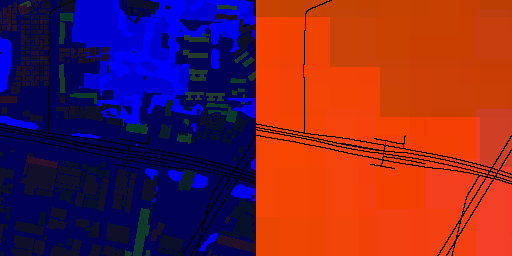
#> input picture urban_images/1012.png, 512 x 256 px; its folder holds only this picture in this run
$ python image_cut.py
#> lines starting #> are read from the running program, lines starting #| are printed output that depends on the picture
import os
from PIL import Image

base_dir = os.path.expanduser("urban_images")
left_dir = os.path.join("left")
right_dir = os.path.join("right")

os.makedirs(left_dir, exist_ok=True)
os.makedirs(right_dir, exist_ok=True)

for filename in os.listdir(base_dir):
    img_path = os.path.join(base_dir, filename)
    img = Image.open(img_path)
#> img is the input picture: PIL image 512x256 RGB; mean R, G, B 113.3, 34.8, 55.6

    left_img = img.crop((0, 0, 256, 256))
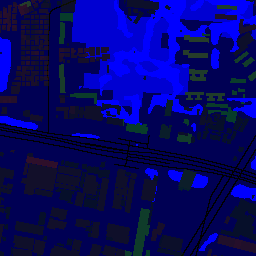
#> left_img: PIL image 256x256 RGB; mean R, G, B 4.4, 6, 101.9
    right_img = img.crop((256, 0, 512, 256))
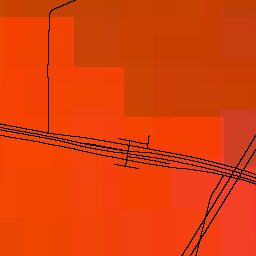
#> right_img: PIL image 256x256 RGB; mean R, G, B 222.2, 63.6, 9.2

    left_img.save(os.path.join(left_dir, filename))
    right_img.save(os.path.join(right_dir, filename))

print("Done!")

$ run again, on urban_images/1084.png
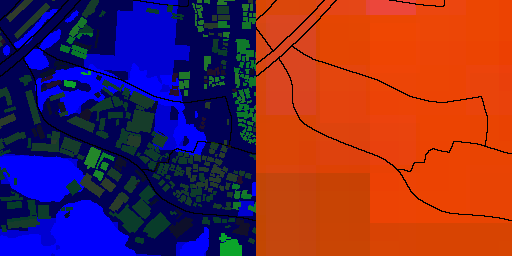
#> input picture urban_images/1084.png, 512 x 256 px
#> img is the input picture: PIL image 512x256 RGB; mean R, G, B 112.5, 42.5, 62.5
#> `left_img = img.crop((0, 0, 256, 256))`:
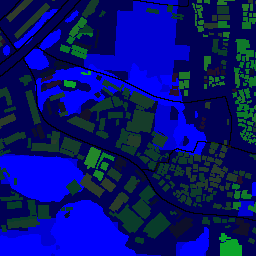
#> left_img: PIL image 256x256 RGB; mean R, G, B 5.3, 18, 116.4
#> `right_img = img.crop((256, 0, 512, 256))`:
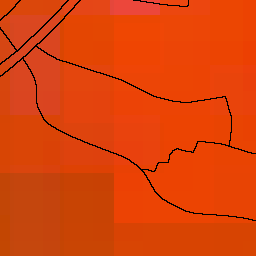
#> right_img: PIL image 256x256 RGB; mean R, G, B 219.8, 67.1, 8.6

$ run again, on urban_images/1101.png
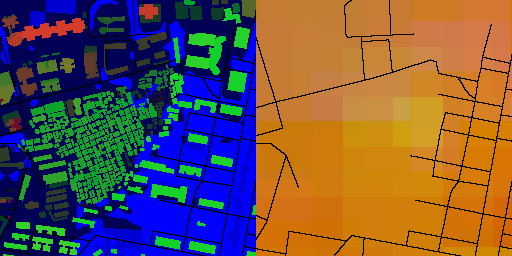
#> input picture urban_images/1101.png, 512 x 256 px
#> img is the input picture: PIL image 512x256 RGB; mean R, G, B 105.7, 82.5, 74.1
#> `left_img = img.crop((0, 0, 256, 256))`:
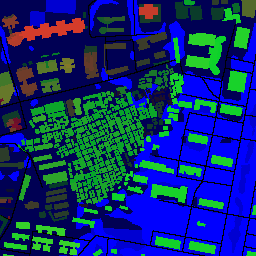
#> left_img: PIL image 256x256 RGB; mean R, G, B 13.5, 43.7, 116.8
#> `right_img = img.crop((256, 0, 512, 256))`:
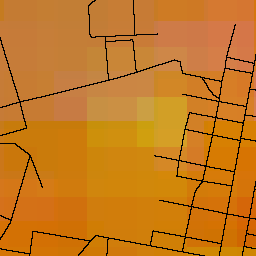
#> right_img: PIL image 256x256 RGB; mean R, G, B 197.8, 121.2, 31.5

$ run again, on urban_images/1107.png
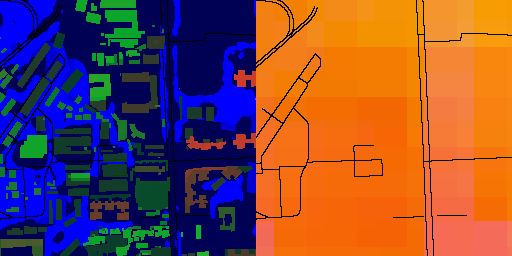
#> input picture urban_images/1107.png, 512 x 256 px
#> img is the input picture: PIL image 512x256 RGB; mean R, G, B 123.7, 70.8, 67
#> `left_img = img.crop((0, 0, 256, 256))`:
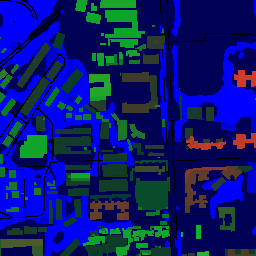
#> left_img: PIL image 256x256 RGB; mean R, G, B 10, 25.3, 111.6
#> `right_img = img.crop((256, 0, 512, 256))`:
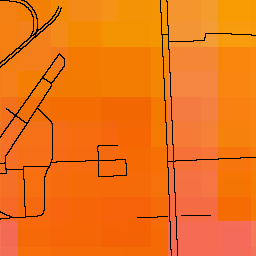
#> right_img: PIL image 256x256 RGB; mean R, G, B 237.4, 116.2, 22.4

$ run again, on urban_images/1023.png
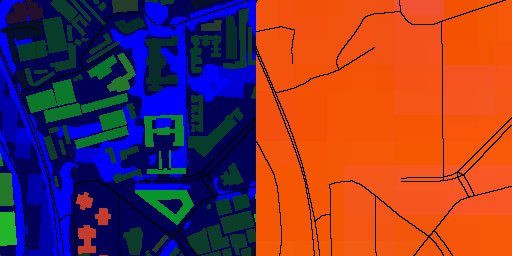
#> input picture urban_images/1023.png, 512 x 256 px
#> img is the input picture: PIL image 512x256 RGB; mean R, G, B 121, 53.4, 60.1
#> `left_img = img.crop((0, 0, 256, 256))`:
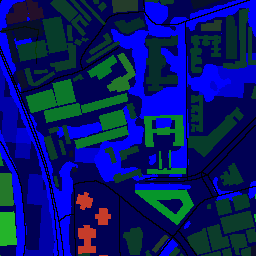
#> left_img: PIL image 256x256 RGB; mean R, G, B 6.2, 24.6, 106.2
#> `right_img = img.crop((256, 0, 512, 256))`:
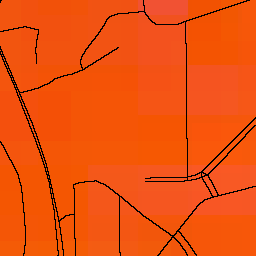
#> right_img: PIL image 256x256 RGB; mean R, G, B 235.7, 82.1, 14.1
